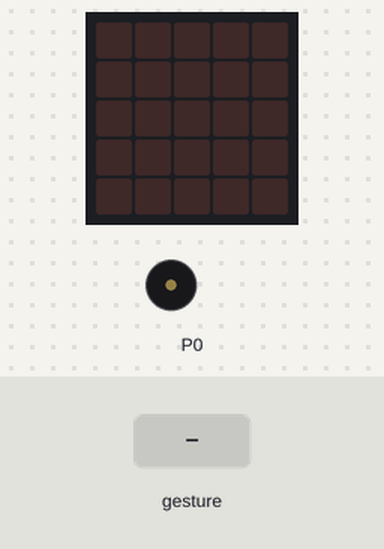
The program below on a simulated BBC micro:bit (MakeCode). On the bench: the board's 5×5 LED display, buzzer (waves = sounding). The inputs (shaded band) are chosen by the test bench. Random numbers come from a fixed seed; a tilt is held for 1.5 s and a shake lasts 1 s, then the board lies face up again.

Above: at 1.2 s.
1.3 s: gesture 'shake'
At 2.3 s:
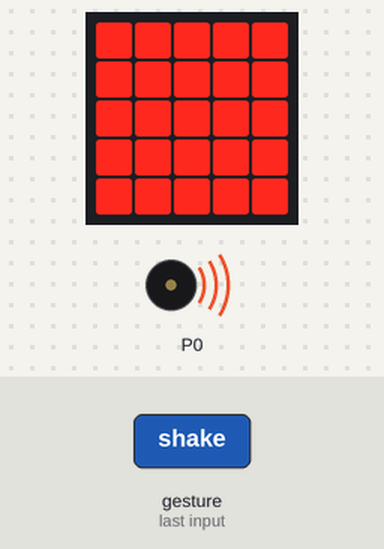
At 2.9 s:
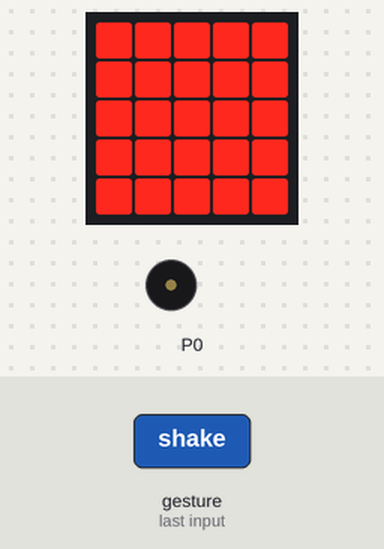
3.9 s: gesture 'shake'
At 6.1 s:
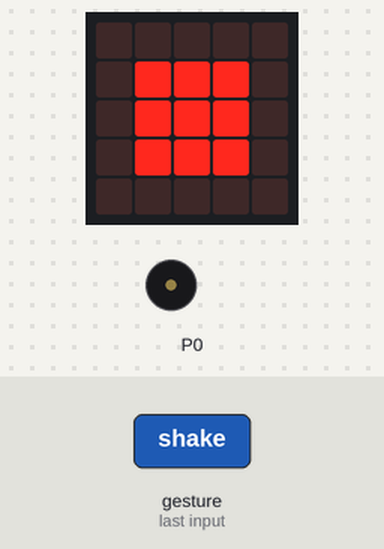
Timing chart, 0 to 7.6 s (numbered marks = the images above; inputs shaded):
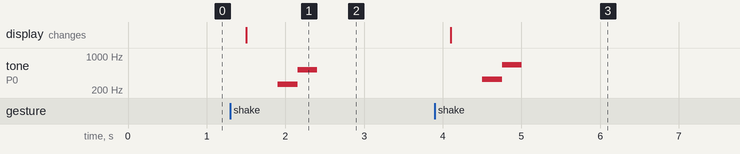

Measured:
- after the input at 1.3 s, tone on P0: silent → 262 Hz after 0.60 s, → 523 Hz 0.26 s later, → silent 0.25 s later; the display: changes after 0.20 s (image 1)
- after the input at 3.9 s, tone on P0: silent → 330 Hz after 0.60 s, → 659 Hz 0.26 s later, → silent 0.25 s later; the display: changes after 0.20 s (image 3)

The program:

main.ts
```typescript
let Jugada = 0
input.onGesture(Gesture.Shake, function () {
    Jugada = randint(1, 3)
    if (Jugada == 1) {
        basic.showLeds(`
            # # # # #
            # # # # #
            # # # # #
            # # # # #
            # # # # #
            `)
        music.playTone(262, music.beat(BeatFraction.Half))
        music.playTone(523, music.beat(BeatFraction.Half))
    } else if (Jugada == 2) {
        basic.showLeds(`
            . # . # .
            . . # . .
            . # . # .
            # # . # #
            # # . # #
            `)
        music.playTone(294, music.beat(BeatFraction.Half))
        music.playTone(587, music.beat(BeatFraction.Half))
    } else {
        basic.showLeds(`
            . . . . .
            . # # # .
            . # # # .
            . # # # .
            . . . . .
            `)
        music.playTone(330, music.beat(BeatFraction.Half))
        music.playTone(659, music.beat(BeatFraction.Half))
    }
})
```

test.ts
```typescript
// aquí va el archivo "tests"; esto no se compilará cuando este paquete se utilice como una extensión.
```
